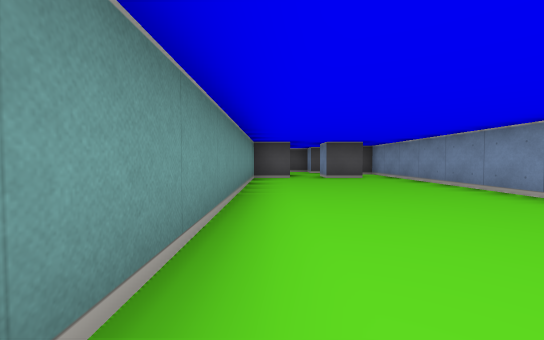
view 1 (above)

12 first-person views from a walk through a cub3D ray-caster map. The camera is about half as high as the walls, tilts 2° down and sees 90° across. The floor is counted in squares. Each view is taken from the middle of a square. On the plan, view 1 faces up. The plan holds only what a view shows up to about 9 squares ahead; the rest is blank.

view 2
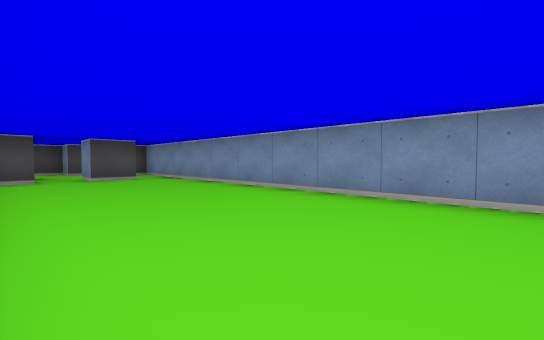

view 3
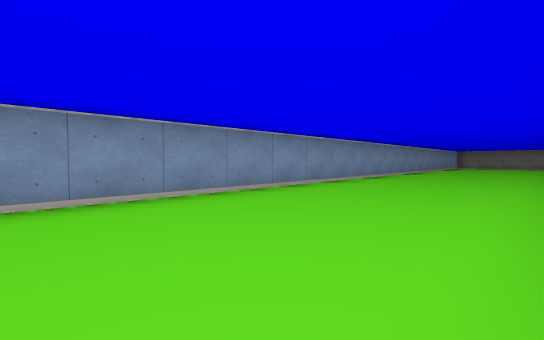

view 4
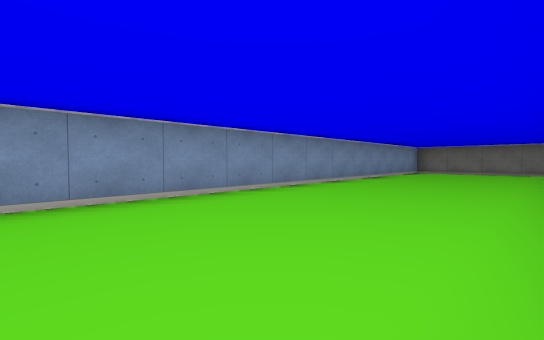

view 5
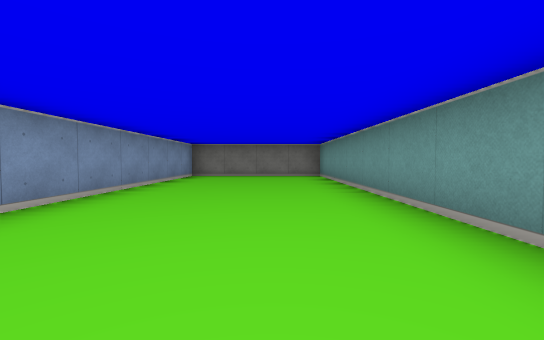

view 6
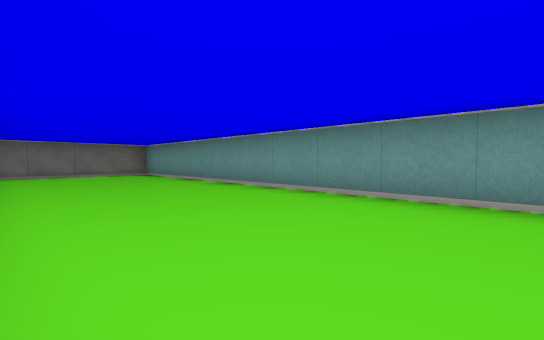

view 7
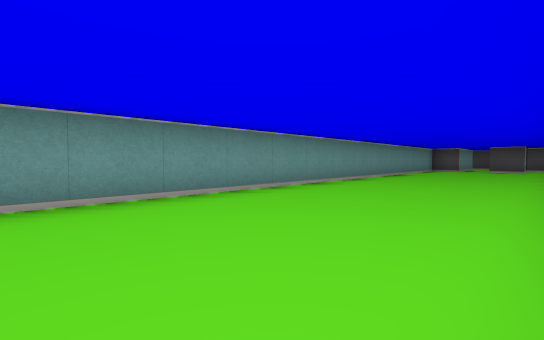

view 8
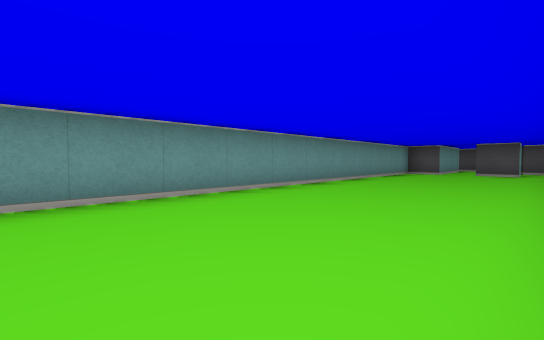

view 9
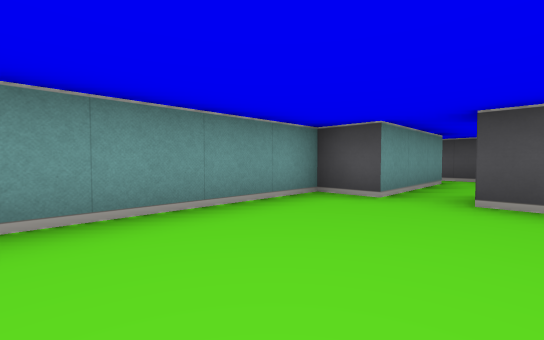

view 10
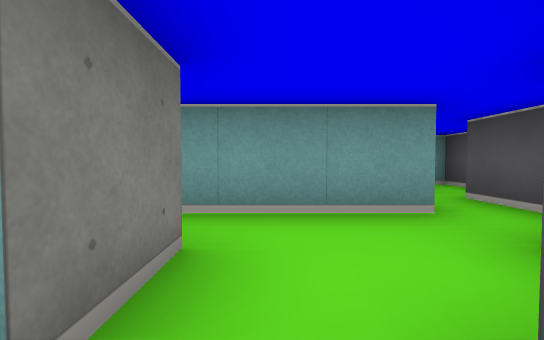

view 11
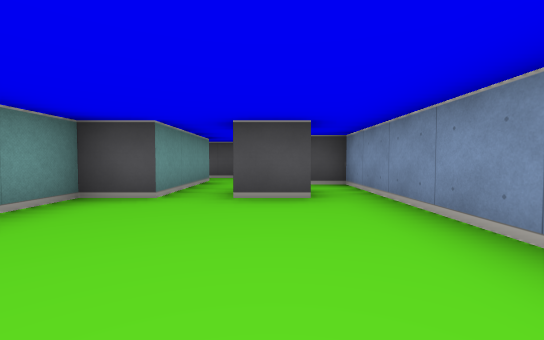

view 12
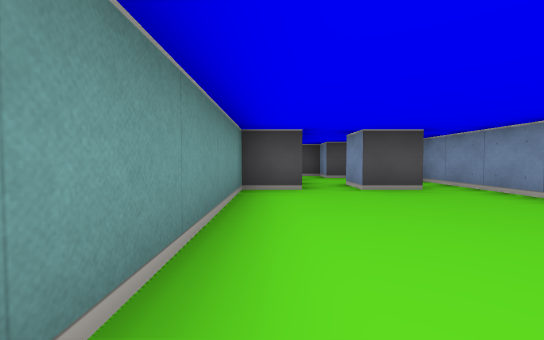

### Floor plan
Points are (right, up) in squares from view 1. A wall is a line through its corners. A room is listed if a view was taken in it or the views show most of it. See-through windows are left out.
Room 1 (views 1, 2, 3, 4, 5, 6, 7, 8, 9, 10, 11, 12)
walls: (1.5, 7.5) (1.5, 8.5) (2.5, 8.5) (2.5, 7.5) (1.5, 7.5); (2.1, 10.5) (1.5, 10.5) (1.5, 11.5) (-0.5, 11.5); (0.5, 10.6) (0.5, 7.5) (-0.5, 7.5) (-0.5, -15.5) (3.5, -15.5) (3.5, 9.5) (2.5, 9.5); (-1.9, 12.5) (-2.5, 12.5)

Positions as (right, up) in squares from view 1, and headings:
1: (0, 0), facing up
2: (0, 0), facing up-right
3: (0, 3), facing down-right
4: (0, -4), facing down-right
5: (1, -7), facing down
6: (3, -6), facing down-left
7: (3, -6), facing up-left
8: (3, -3), facing up-left
9: (2, 4), facing up-left
10: (3, 9), facing left
11: (2, 4), facing up
12: (0, 3), facing up
